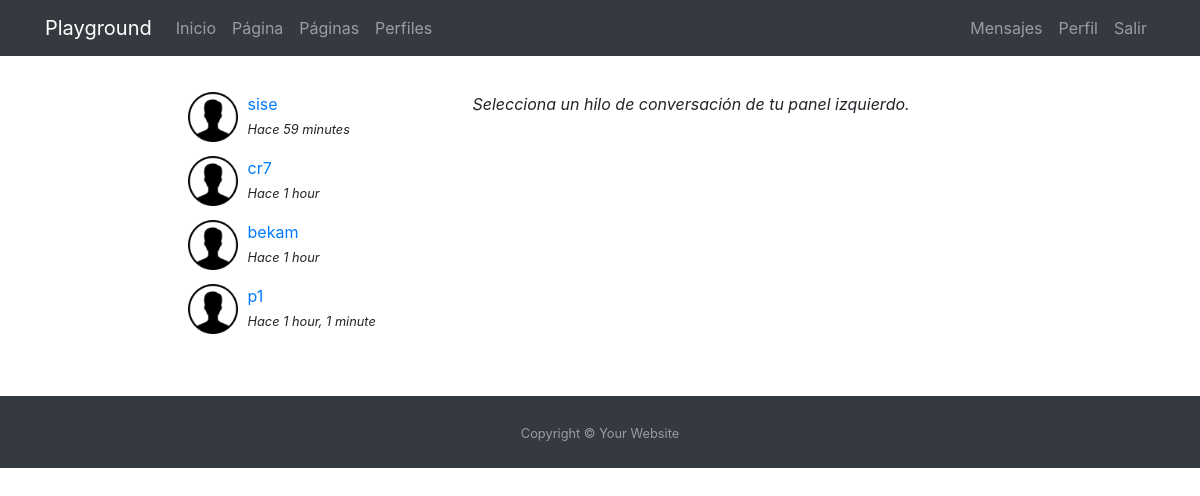
The app's page /messenger/ (signed in) with its own data.
### messenger/models.py (models this page shows)
class Thread(models.Model):
    users = models.ManyToManyField(User,related_name='threads');
    messages = models.ManyToManyField(Message)
    objects = ThreadManager()

class Message(models.Model):
    user=models.ForeignKey(User,on_delete=models.CASCADE)
    content=models.TextField()
    created_at = models.DateTimeField(auto_now_add=True, verbose_name="Fecha de Creación")
    class Meta:
        ordering = ['created_at']

### messenger/views.py (the view)
# urls.py: path('',ThreadList.as_view(),name="list"),
@method_decorator(login_required, name="dispatch")
class ThreadList(TemplateView):
    template_name = "messenger/thread_list.html"

### messenger/templates/messenger/thread_list.html (shortened to what this page needs)
{% extends 'core/base.html' %}
{% load static %}
{% block content %}
<main role="main">
  <div class="container">
    <div class="row mt-3">
      <div class="col-md-9 mx-auto mb-5">
        <div class="row">
          <div class="col-md-4">
            {% for thread in request.user.threads.all|dictsortreversed:'messages.last.created_at' %}
              {% if thread.messages.all|length > 0 %}
                <div class="mb-3">
                  {% for user in thread.users.all %}
                    {% if user != request.user %}
                      {% if user.profile.avatar %}
                        <img src="{{user.profile.avatar.url}}" class="avatar">
                      {% else %}
                        <img src="{% static 'registration/img/no-avatar.png' %}" class="avatar">
                      {% endif %}
                      <div>
                        <a href="{% url 'messenger:detail' thread.pk %}">{{user}}</a><br>
                        <small><i>Hace {{thread.messages.last.created_at|timesince}}</i></small>
                      </div>
                    {% endif %}
                  {% endfor %}
                </div>
              {% endif %}
            {% endfor %}
          </div>
          <div class="col-md-8">
            <p><i>Selecciona un hilo de conversación de tu panel izquierdo.</i></p>
          </div>
        </div>
      </div>
    </div>
  </div>
</main>
{% endblock %}

### core/static/core/css/main.css (style rules this page uses)
main { padding-top: 20px; }
:root { --jumbotron-padding-y: 3rem; }

### messenger/templates/messenger/thread_list.html (style rules this page uses)
.avatar { width:50px; height:50px; float:left; margin-right:10px; }

### records on screen
Thread: messages.last.created_at "59 minutes"
Thread: messages.last.created_at "1 hour"
Thread: messages.last.created_at "1 hour"
Thread: messages.last.created_at "1 hour, 1 minute"

### other values on screen
{{ user }} "sise"
{{ user }} "cr7"
{{ user }} "bekam"
{{ user }} "p1"
